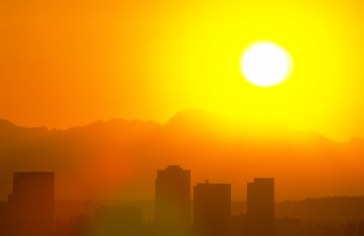
%> input picture DD_19.tiff, 364 x 236 px
$ octave --eval "hw10;"   (GNU Octave 9; MATLAB toolbox functions it lacks are replaced by stand-ins)
%> lines starting %> are read from the running program, lines starting %| are printed output that depends on the picture
function hw10()

close all;

sunset = imread('DD_19.tiff');
%> sunset is the input picture: size 236x364x3 uint8; mean R, G, B 214.5, 147.1, 5.3
tiger1 = imread('tiger-1.tiff');
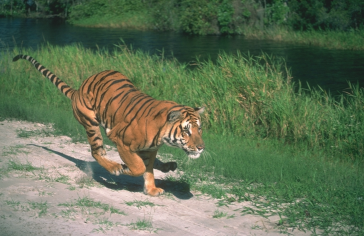
%> input picture tiger-1.tiff, 364 x 236 px
%> tiger1 is the input picture: size 236x364x3 uint8; mean R, G, B 98.9, 113.9, 86.7
tiger2 = imread('tiger-2.tiff');
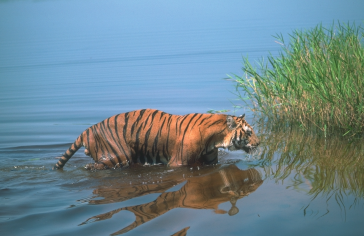
%> input picture tiger-2.tiff, 364 x 236 px
%> tiger2 is the input picture: size 236x364x3 uint8; mean R, G, B 109.3, 135.4, 145.1
figure(1), imshow(sunset);
figure(2), imshow(tiger1);
figure(3), imshow(tiger2);
whos('sunset')

sunset = double(sunset);
%> sunset: size 236x364x3 double
figure(4), imshow(sunset);
%> after `imshow(sunset)`:
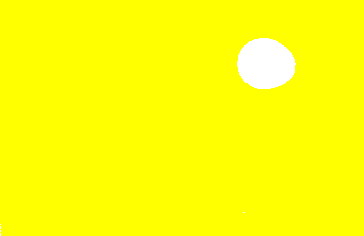
%> displayed picture: size 236x364x3, on the screen's scale of 0 to 255; mean R, G, B 255, 255, 7
[cl, cen] = kMeans(5, sunset);
whos('cl')
whos('cen')


end

function [ cluster, centr ] = kMeans( k, P )
%> called with k = 5

%kMeans Clusters data points into k clusters.
%   Input args: k: number of clusters;
%   points: m-by-n matrix of n m-dimensional data points.
%   Output args: cluster: 1-by-n array with values of 0,...,k-1
%   representing in which cluster the corresponding point lies in
%   centr: m-by-k matrix of the m-dimensional centroids of the k clusters


numP = size(P,2); % number of points
%> numP = 364
dimP = size(P,1); % dimension of points
%> dimP = 236


%% Choose k data points as initial centroids

% choose k unique random indices between 1 and size(P,2) (number of points)
randIdx = randperm(numP,k);
% initial centroids
centr = P(:,randIdx);
%> centr = 236 rows, first 8: [255 255 254 250 255; 255 255 254 250 255; 255 255 254 251 255; 255 255 254 251 255; 255 255 254 250 255; 255 255 254 250 255; 255 255 254 250 255; 255 255 254 251 255]


%% Repeat until stopping criterion is met

% init cluster array
cluster = zeros(1,numP);

% init previous cluster array clusterPrev (for stopping criterion)
clusterPrev = cluster;
%> clusterPrev = 364 values from 0 to 0

% for reference: count the iterations
iterations = 0;

% init stopping criterion
stop = false; % if stopping criterion met, it changes to true

while stop == false

    % for each data point
    for idxP = 1:numP
        % init distance array dist
        dist = zeros(1,k);
        % compute distance to each centroid
        for idxC=1:k
            dist(idxC) = norm(P(:,idxP)-centr(:,idxC));
        end
        % find index of closest centroid (= find the cluster)
        [~, clusterP] = min(dist);
        cluster(idxP) = clusterP;
    end

    % Recompute centroids using current cluster memberships:

    % init centroid array centr
    centr = zeros(dimP,k);
    % for every cluster compute new centroid
    for idxC = 1:k
        % find the points in cluster number idxC and compute row-wise mean
        centr(:,idxC) = mean(P(:,cluster==idxC),2);
    end

    % Checking for stopping criterion: Clusters do not chnage anymore
    if clusterPrev==cluster
        stop = true;
    end
    % update previous cluster clusterPrev
    clusterPrev = cluster;

    iterations = iterations + 1;

end
%> after the loop, centr = 236 rows, first 8: [254.8 255 250.1 231.6 254.2; 254.8 255 250.2 231.9 254.3; 254.8 255 250.1 231.7 254.3; 254.8 255 250.1 232 254.3; 254.8 255 250.1 232.4 254.1; 254.9 255 250.1 232.1 254.4; 254.9 255 250.4 233.3 254.4; 254.9 255 250.6 233.9 254.4]; cluster = 364 values, max 5 at index 156, min 1 at index 191, mean 2.63; dist = [124.5 197.1 305.8 757.4 304.9]; iterations = 8; stop = true


% for reference: print number of iterations
fprintf('kMeans.m used %d iterations of changing centroids.\n',iterations);
%| kMeans.m used 8 iterations of changing centroids.
end
%> in hw10, `[cl, cen] = kMeans(5, sunset);`: cl has the same summary as cluster in kMeans; cen has the same summary as centr in kMeans
